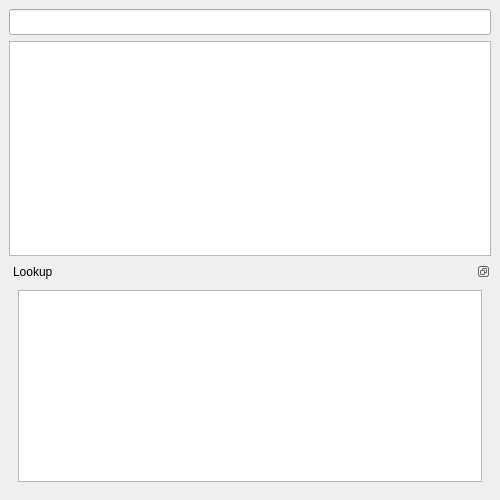
<?xml version="1.0" encoding="UTF-8"?>
<ui version="4.0">
 <class>DictionaryWidget</class>
 <widget class="QDockWidget" name="DictionaryWidget">
  <property name="geometry">
   <rect>
    <x>0</x>
    <y>0</y>
    <width>500</width>
    <height>500</height>
   </rect>
  </property>
  <property name="minimumSize">
   <size>
    <width>420</width>
    <height>400</height>
   </size>
  </property>
  <property name="features">
   <set>QDockWidget::DockWidgetFloatable|QDockWidget::DockWidgetMovable</set>
  </property>
  <property name="allowedAreas">
   <set>Qt::LeftDockWidgetArea|Qt::RightDockWidgetArea</set>
  </property>
  <property name="windowTitle">
   <string>Dictionary</string>
  </property>
  <widget class="QWidget" name="dockWidgetContents">
   <layout class="QVBoxLayout" name="verticalLayout_2">
    <item>
     <widget class="QLineEdit" name="searchBox">
      <property name="font">
       <font>
        <pointsize>11</pointsize>
       </font>
      </property>
     </widget>
    </item>
    <item>
     <layout class="QVBoxLayout" name="verticalLayout">
      <item>
       <widget class="QTableView" name="searchResults">
        <property name="minimumSize">
         <size>
          <width>300</width>
          <height>200</height>
         </size>
        </property>
        <property name="autoScroll">
         <bool>false</bool>
        </property>
        <property name="selectionMode">
         <enum>QAbstractItemView::SingleSelection</enum>
        </property>
        <property name="selectionBehavior">
         <enum>QAbstractItemView::SelectRows</enum>
        </property>
        <property name="sortingEnabled">
         <bool>true</bool>
        </property>
        <attribute name="verticalHeaderVisible">
         <bool>false</bool>
        </attribute>
        <attribute name="verticalHeaderDefaultSectionSize">
         <number>20</number>
        </attribute>
        <attribute name="verticalHeaderMinimumSectionSize">
         <number>10</number>
        </attribute>
       </widget>
      </item>
      <item>
       <widget class="QDockWidget" name="dockWidget">
        <property name="features">
         <set>QDockWidget::DockWidgetFloatable|QDockWidget::DockWidgetMovable</set>
        </property>
        <property name="allowedAreas">
         <set>Qt::BottomDockWidgetArea</set>
        </property>
        <property name="windowTitle">
         <string>Lookup</string>
        </property>
        <widget class="QWidget" name="dockWidgetContents_2">
         <layout class="QVBoxLayout" name="verticalLayout_3">
          <item>
           <widget class="QTextBrowser" name="wordDetails">
            <property name="font">
             <font>
              <pointsize>12</pointsize>
             </font>
            </property>
           </widget>
          </item>
         </layout>
        </widget>
       </widget>
      </item>
     </layout>
    </item>
   </layout>
  </widget>
 </widget>
 <resources/>
 <connections/>
</ui>
